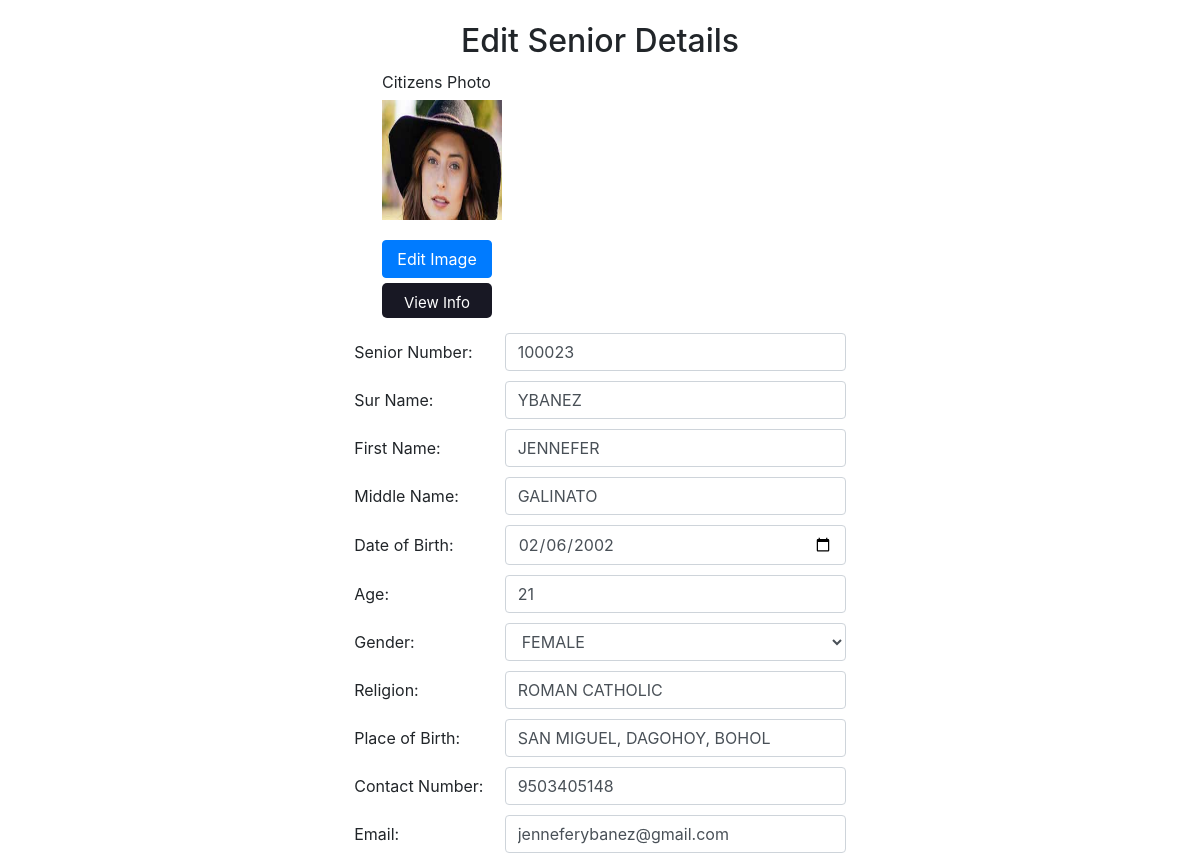
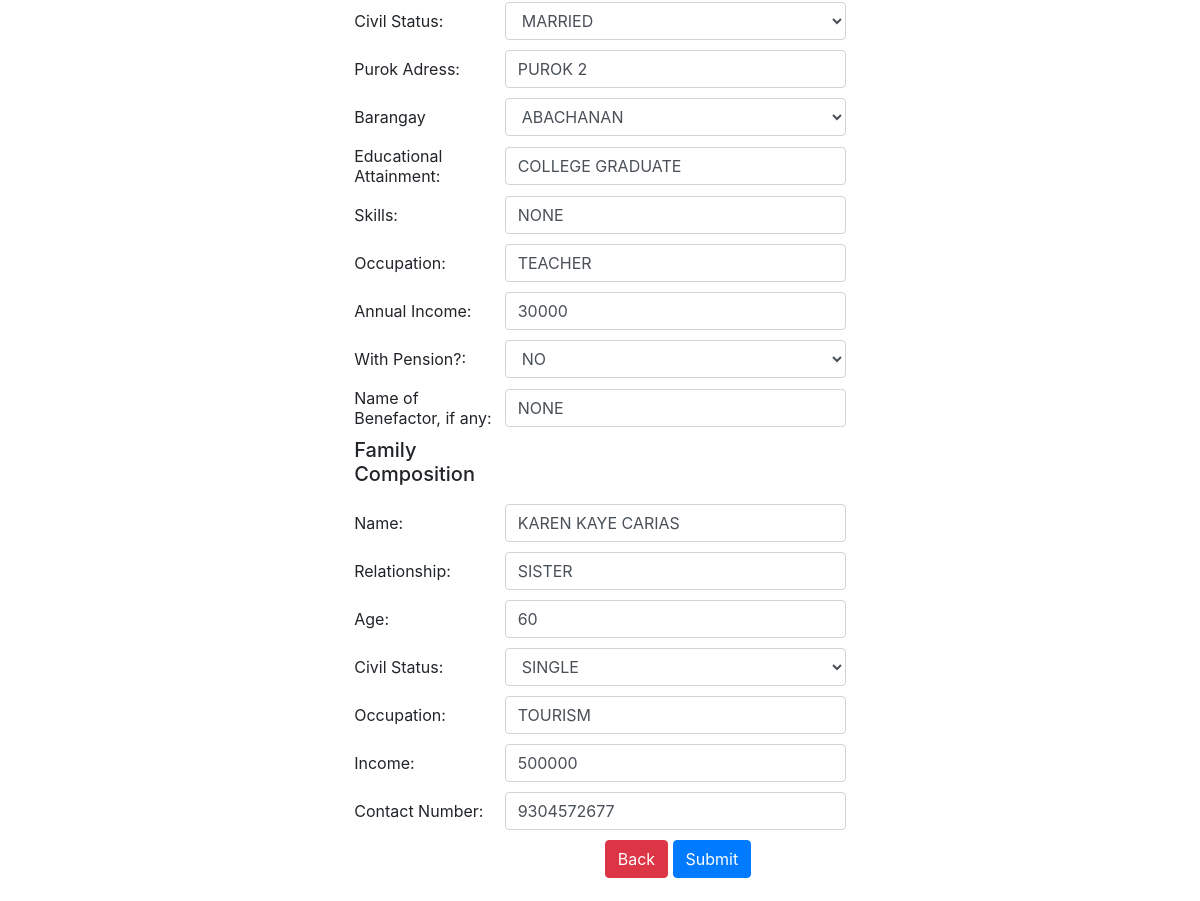
Page /admin/barangay-list-edit.php?id=26 on the committed database (2 pictures, top to bottom).
### tables this page shows
CREATE TABLE `tblsenior` (
  `ID` int(10) NOT NULL,
  `StuID` varchar(200) DEFAULT NULL,
  `SurName` varchar(200) DEFAULT NULL,
  `MiddleName` varchar(200) DEFAULT NULL,
  `FirstName` varchar(200) DEFAULT NULL,
  `NickName` varchar(250) NOT NULL,
  `DOB` date DEFAULT NULL,
  `Age` bigint(11) DEFAULT NULL,
  `Gender` varchar(50) DEFAULT NULL,
  `Religion` varchar(200) DEFAULT NULL,
  `PoB` varchar(500) DEFAULT NULL,
  `ContactNumber` bigint(11) DEFAULT NULL,
  `CitiEmail` varchar(200) DEFAULT NULL,
  `CivilStatus` varchar(200) DEFAULT NULL,
  `PuAddress` varchar(200) DEFAULT NULL,
  `Barangay` varchar(200) DEFAULT NULL,
  `EduAt` varchar(200) DEFAULT NULL,
  `Skills` varchar(200) DEFAULT NULL,
  `Occupation` varchar(200) DEFAULT NULL,
  `AnIncome` varchar(50) DEFAULT NULL,
  `NoB` varchar(200) DEFAULT NULL,
  `FcName` mediumtext DEFAULT NULL,
  `Relationship` mediumtext DEFAULT NULL,
  `FcAge` bigint(11) DEFAULT NULL,
  `FcCiviStatus` varchar(200) DEFAULT NULL,
  `FcIncome` varchar(50) DEFAULT NULL,
  `Fcoccupation` varchar(200) DEFAULT NULL,
  `AltenateNumber` bigint(11) DEFAULT NULL,
  `UserName` varchar(200) DEFAULT NULL,
  `Password` varchar(200) DEFAULT NULL,
  `Image` varchar(200) DEFAULT NULL,
  `DateofAdmission` timestamp NULL DEFAULT current_timestamp(),
  `Pension` varchar(50) DEFAULT NULL,
  `CheckBox` varchar(250) NOT NULL,
  `ControlNo` varchar(50) DEFAULT NULL
);

### admin/barangay-list-edit.php (the view, shortened to what this page needs)
<?php
require 'connect.php';
?>
<html>
	<head>
		<link rel="stylesheet" href="css/bootstrap.min.css">
		<link rel="stylesheet" type="text/css" href="https://stackpath.bootstrapcdn.com/font-awesome/4.7.0/css/font-awesome.min.css">
	</head>
	<body>
		<table width="70%" cellpadding="2" cellspacing="2" align="center" style="margin-top:20px;">
			<tr>
				<td align="center"><h2>Edit Senior Details</h2></td>
			</tr>
			<tr>
				<td>
					<?php
					$stmt = $mysqli->prepare("SELECT `StuID`, `SurName`, `FirstName`, `MiddleName`, `DOB`, `Age`, `Gender`, `Religion`, `PoB`, `ContactNumber`, `CitiEmail`, `CivilStatus`, `PuAddress`, `Barangay`, `EduAt`, `Skills`, `Occupation`, `AnIncome`, `NoB`, `FcName`, `Relationship`, `FcAge`, `FcCiviStatus`, `Fcoccupation`, `FcIncome`, `AltenateNumber`, `Pension`, `Image` FROM `tblsenior` WHERE `id` = ?");
					$stmt->bind_param("i", $_GET['id']);
					$stmt->execute();
					$stmt->store_result();
					if( $stmt->num_rows == 1 ) {
						$stmt->bind_result($stuid, $stuname, $fname, $mname, $dob, $age, $gender, $religion, $pob, $connum, $stuemail, $cstatus, $paddress, $barangay, $eduat, $skills, $occu, $anincome, $nob, $fcname, $fcrelationship, $fcage, $fcstatus, $fcoccu, $fcincome, $altconnum, $pension, $image);
					?>
					<div class="cent">
    <label for="exampleInputName1">Citizens Photo</label><br>
    <img src="images/<?=$image?>" width="120" height="120" value="<?=$image?>"><a href="update_image.php?id=<?$id;?>"> &nbsp;</a>
	<button class="btn btn-primary" style="width: 110px;" id="openModalBtn1"><span>Edit Image</span></button>
	<div style="margin-top: 5px;">
	<button class="bttnlist" id="myBtn"><span>View Info</span></button>
</div>
</div>
<form class="forms-sample" method="post" enctype="multipart/form-data">
    <table width="60%" cellpadding="5" cellspacing="5" align="center">
						<tr class="form-group">
							<td style="width:30%">Senior Number:</td>
							<td><input required class="form-control" type="text" name="stuid" style="width:100%;" placeholder="Enter Senior ID Number" value="<?=$stuid?>"></td>
						</tr>
						<tr>
							<td style="width:30%">Sur Name:</td>
							<td><input pattern="[^\d]*" required class="form-control" style="text-transform: uppercase" type="text" name="stuname" style="width:100%;" placeholder="Enter Sur Name" value="<?=$stuname?>"></td>
						</tr>
						<tr>
							<td style="width:30%">First Name:</td>
							<td><input pattern="[^\d]*" required class="form-control" style="text-transform: uppercase" type="text" name="fname" style="width:100%;" placeholder="Enter First Name" value="<?=$fname?>"></td>
						</tr>
						<tr>
							<td style="width:30%">Middle Name:</td>
							<td><input pattern="[^\d]*" required class="form-control" style="text-transform: uppercase" type="text" name="mname" style="width:100%;" placeholder="Enter Middle Name" value="<?=$mname?>"></td>
						</tr>
						<tr>
							<td style="width:30%">Date of Birth:</td>
							<td><input id="txtbirthdate" required class="form-control"  maxlength="10" type="date" name="dob" onkeyup="getAgeVal(0)" onblur="getAgeVal(0);" style="width:100%;" value="<?=$dob?>"></td>
						</tr>
						<tr>
							<td style="width:30%">Age:</td>
							<td><input type="text" name="age" value="<?=$age?>" id="txtage" class="form-control"  maxlength="10" pattern="[0-9]+" autocomplete="off"></td>
						</tr>
						<tr>
							<td style="width:30%">Gender:</td>
							<td><select style="text-transform: uppercase" name="gender" value="" class="form-control" required='true'>
                        <option value="<?=$gender?>"><?=$gender?></option>
                  </select>
							</td>
						</tr>
						<tr>
							<td style="width:30%">Religion:</td>
							<td><input pattern="[^\d]*" style="text-transform: uppercase" type="text" name="religion" value="<?=$religion?>" class="form-control" placeholder="Enter your Religion" required='true'></td>
						</tr>
						<tr>
							<td style="width:30%">Place of Birth:</td>
							<td><input pattern="[^\d]*" style="text-transform: uppercase" type="text" name="pob" value="<?=$pob?>" class="form-control" placeholder="Enter your Place of Birth" required='true'></td>
						</tr>
						<tr>
						<td style="width:30%">Contact Number:</td>
							<td><input type="text" name="connum" value="<?=$connum?>" class="form-control" placeholder="Enter your Contact Number" required='true' maxlength="11" pattern="[0-9]+"></td>
						</tr>
						<tr>
						<td style="width:30%">Email:</td>
							<td><input type="text" name="stuemail" value="<?=$stuemail?>" class="form-control" placeholder="Enter your Email" required='true'></td>
						</tr>
						<tr>
						<td style="width:30%">Civil Status:</td>
							<td><select style="text-transform: uppercase" name="cstatus" value="" class="form-control" required='true'>
                          <option value="<?=$cstatus?>"><?=$cstatus?></option>
                        </select></td>
						</tr>
						<tr>
						<td style="width:30%">Purok Adress:</td>
							<td> <input style="text-transform: uppercase" type="text" name="paddress" value="<?=$paddress?>" class="form-control" placeholder="Enter your Purok Address" required='true'></td>
						</tr>
						<tr>
							<td style="width:30%">Barangay</td>
							<td><select style="text-transform: uppercase"  name="barangay" value="<?=$barangay?>" class="form-control" required='true'>
                        <option value="<?=$barangay?>"><?=$barangay?></option>
                        </select></td>
						</tr>
						<tr>
						<td style="width:30%">Educational Attainment:</td>
							<td><input pattern="[^\d]*" style="text-transform: uppercase" type="text" name="eduat" value="<?=$eduat?>" class="form-control" placeholder="Enter your Educational Attainment" required='true'></td>
						</tr>
						<tr>
						<td style="width:30%">Skills:</td>
							<td> <input style="text-transform: uppercase" type="text" name="skills" value="<?=$skills?>" class="form-control" placeholder="Enter your Skills" required='true'></td>
						</tr>
						<tr>
						<td style="width:30%">Occupation:</td>
							<td><input pattern="[^\d]*" style="text-transform: uppercase" type="text" name="occu" value="<?=$occu?>" class="form-control" required='true'></td>
						</tr>
						<tr>
						<td style="width:30%">Annual Income:</td>
						<td><input id="anincome" type="text" name="anincome" value="<?=$anincome?>" class="form-control" placeholder="Enter your Annual Income" required='true' maxlength="20"></td>
						</tr>
						<tr>
						<td style="width:30%">With Pension?:</td>
							<td><select style="text-transform: uppercase" name="pension" value="" class="form-control" required='true'>
                          <option value="<?=$pension?>"><?=$pension?></option>
                        </select></td>
						</tr>
						<tr>
						<td style="width:30%">Name of Benefactor, if any:</td>
							<td> <input pattern="[^\d]*" style="text-transform: uppercase" type="text" name="nob" value="<?=$nob?>" class="form-control" placeholder="Enter the name of your benefactor" required='true'></td>
						</tr>
						<div>
							<td style="font-weight: bold;"><h5>Family Composition</h5></td>
							</div>
					<tr>
					  <td style="width:30%">Name:</td>
							<td><input pattern="[^\d]*" style="text-transform: uppercase" type="text" name="fcname" value="<?=$fcname?>" class="form-control" placeholder="Enter Name of Benefactor" required='true'></td>
						</tr>
						<tr>
						<td style="width:30%">Relationship:</td>
							<td> <input pattern="[^\d]*" style="text-transform: uppercase" type="text" name="fcrelationship" value="<?=$fcrelationship?>" class="form-control" placeholder="Enter your Relationship" required='true'></td>
						</tr>
						<tr>
						<td style="width:30%">Age:</td>
							<td><input type="text" name="fcage" value="<?=$fcage?>" class="form-control" placeholder="Enter Age" required='true' maxlength="10" pattern="[0-9]+"></td>
						</tr>
						<tr>
						<td style="width:30%">Civil Status:</td>
							<td> <select style="text-transform: uppercase" name="fcstatus" value="" class="form-control" required='true'>
                          <option value="<?=$fcstatus?>"><?=$fcstatus?></option>
                        </select></td>
						</tr>
						<tr>
					  <td style="width:30%">Occupation:</td>
							<td><input pattern="[^\d]*" style="text-transform: uppercase" type="text" name="fcoccu" value="<?=$fcoccu?>" class="form-control" placeholder="Enter Occupation" required='true'></td>
						</tr>
						<tr>
						<td style="width:30%">Income:</td>
						<td><input  id="anincome2" type="text" name="fcincome" value="<?=$fcincome?>" class="form-control" placeholder="Enter Income" required='true' maxlength="20"></td>
						</tr>
						<tr>
						<td style="width:30%">Contact Number:</td>
							<td> <input type="text" name="altconnum" value="<?=$altconnum?>" class="form-control" placeholder="Enter Contact Number" required='true' maxlength="11" pattern="[0-9]+"></td>
						</tr>
						<tr>
							<td></td>
							<td>
							<a href="barangaylist.php" class="btn btn-danger">Back</a>
							<button type="submit" name="btnSubmit" class="btn btn-primary">Submit</button>
							</td>
						</tr>
						</table>
					</form>
					<?php } else {
						echo "Invalid employee";
					} ?>
				</td>
			</tr>
		</table>
		<body>
</body>
	</body>
</html>

### admin/barangay-list-edit.php (style rules this page uses)
.cent { position: relative; margin-left: 200px; margin-right: auto; }
.bttnlist { border-radius: 5px; background-color: #181824; margin-bottom: 10px; position: relative; border: none; color: #FFFFFF; text-align: center; font-size: 15px; padding: 10px; height: 35px; width: 110px; transition: all 0.5s; cursor: pointer; }
.bttnlist span { cursor: pointer; display: inline-block; position: relative; transition: 0.5s; }
.bttnlist span:after { content: '\00bb'; position: absolute; color: #1fd655; opacity: 0; top: 0; right: -20px; transition: 0.5s; }
a { display: block; position: auto; margin-left: 100px; margin-right: auto; }

### rows in the picture
tblsenior: Image (picture), stuid "100023", stuname "ybanez", fname "jennefer", mname "galinato", dob "02/06/2002", age "21", gender "Female", religion "roman catholic", pob "san miguel, dagohoy, bohol", connum "9503405148", stuemail "jenneferybanez@gmail.com", cstatus "Married", paddress "purok 2", barangay "Abachanan", eduat "college graduate", skills "none", occu "teacher", anincome "30000", pension "No", nob "none", fcname "karen kaye carias", fcrelationship "sister", fcage "60", fcstatus "Single", fcoccu "tourism", fcincome "500000", altconnum "9304572677"
